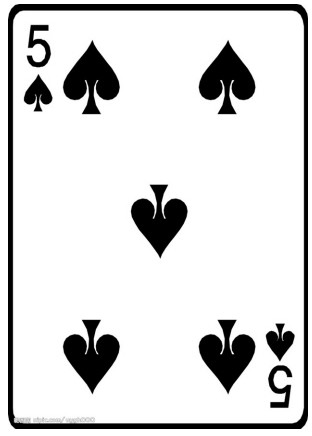
#> input picture OpenCV-Python-Tutorial/ch21-轮廓Contours/poker5hearts.jpg, 312 x 436 px, given in place of chessboard.jpeg, which was not available
$ python 21-findContour.py   (older library calls are emulated)
#> lines starting #> are read from the running program, lines starting #| are printed output that depends on the picture; after the words box and inside, x2 and y2 are one past the last pixel; in counts of white or black regions, pixels touching at a corner belong together; pictures that were not available may be replaced by others from this repository, and a replacement may not be noted
# -*- coding: utf-8 -*-

import numpy as np
import cv2

# im = cv2.imread('test.jpg')#
# im = cv2.imread('poker5hearts.jpg')#
# im = cv2.imread('../data/black-white-rect.png')#contour.jpg #
im = cv2.imread('../data/chessboard.jpeg')
#> im is the input picture: shape (436, 312, 3); min 0, max 255, mean 216.9
imgray = cv2.cvtColor(im, cv2.COLOR_BGR2GRAY)

cv2.imshow("imgray", imgray)

#需要注意的是cv2.findContours()函数接受的参数为二值图，即黑白的（不是灰度图）
# 所以读取的图像要先转成灰度的，再转成二值图
# ret, thresh = cv2.threshold(imgray, 0, 25, 0)
# ret, thresh = cv2.threshold(imgray, 0, 100, 0)
ret, thresh = cv2.threshold(src=imgray, thresh=127, maxval=255, type=cv2.THRESH_BINARY)#src, thresh, maxval, type
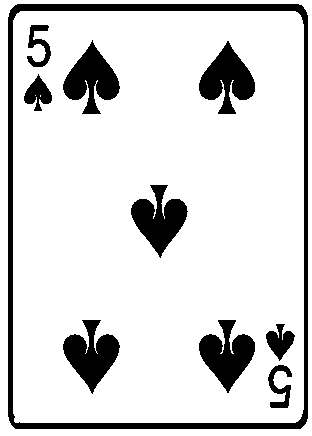
#> thresh: shape (436, 312); 85% white; 10 black regions

cv2.imshow("thresh", thresh)
#轮廓提取模式 Contour_Retrieval_Mode
image, contours, hierarchy = cv2.findContours(thresh, cv2.RETR_TREE, cv2.CHAIN_APPROX_SIMPLE)
#> contours = 14 contours, 2 with area under 20; largest, box (x1, y1, x2, y2) and area: (0, 0, 312, 436) 135285, (7, 3, 309, 430) 128060, (13, 11, 304, 423) 119081, (198, 40, 256, 115) 2295, (62, 319, 121, 395) 2290
print("contours size: ", len(contours))
#| contours size:  14

img = cv2.drawContours(im, contours, -1, (0,255,0), 3)
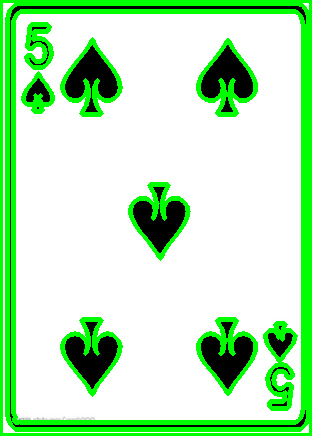
#> img: shape (436, 312, 3); mean B, G, R 185.3, 234.1, 185.3
# img = cv2.drawContours(im, contours, 3, (255, 0, 0), 3)

cv2.namedWindow("contour.jpg", 0)
cv2.imshow("contour.jpg", img)
cv2.waitKey(0)

$ run again, on OpenCV-Python-Tutorial/data/black-white-rect.png
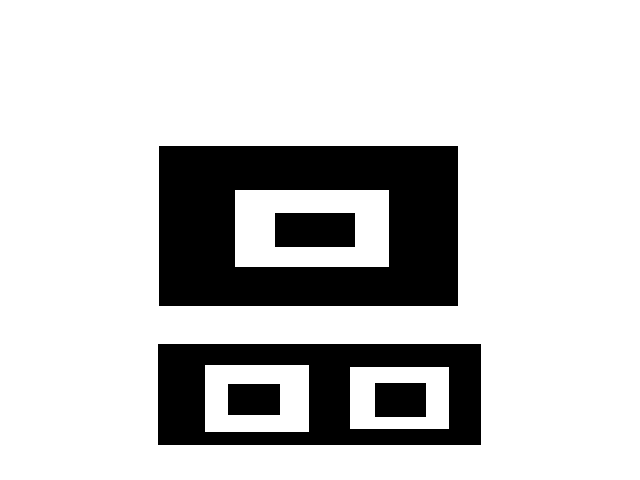
#> input picture OpenCV-Python-Tutorial/data/black-white-rect.png, 640 x 480 px, given in place of chessboard.jpeg, which was not available
#> im is the input picture: shape (480, 640, 3); 80% white; 5 black regions, box (x1, y1, x2, y2) and area: (159, 146, 458, 306) 35982, (158, 344, 481, 445) 19517, (275, 213, 355, 247) 2720, (375, 383, 426, 417) 1734, (228, 384, 280, 415) 1612
#> imgray: shape (480, 640); 80% white; 5 black regions
#> contours = 9 contours; largest, box (x1, y1, x2, y2) and area: (0, 0, 640, 480) 306081, (158, 145, 459, 307) 48298, (157, 343, 482, 446) 33046, (235, 190, 389, 267) 11628, (205, 365, 309, 432) 6798
#| contours size:  9
#> `img = cv2.drawContours(im, contours, -1, (0,255,0), 3)`:
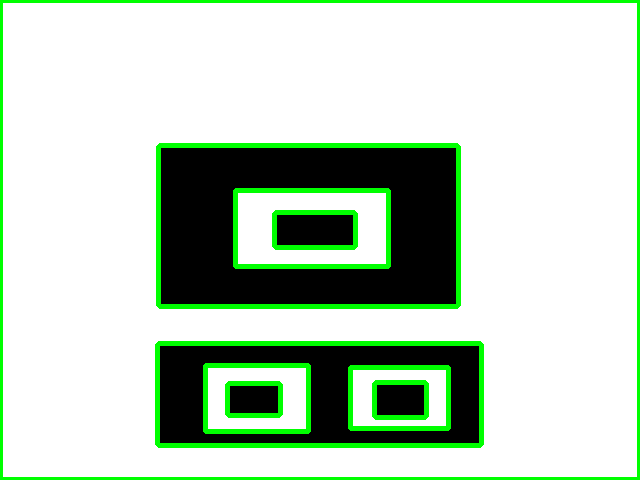
#> img: shape (480, 640, 3); mean B, G, R 189.8, 209.6, 189.8
